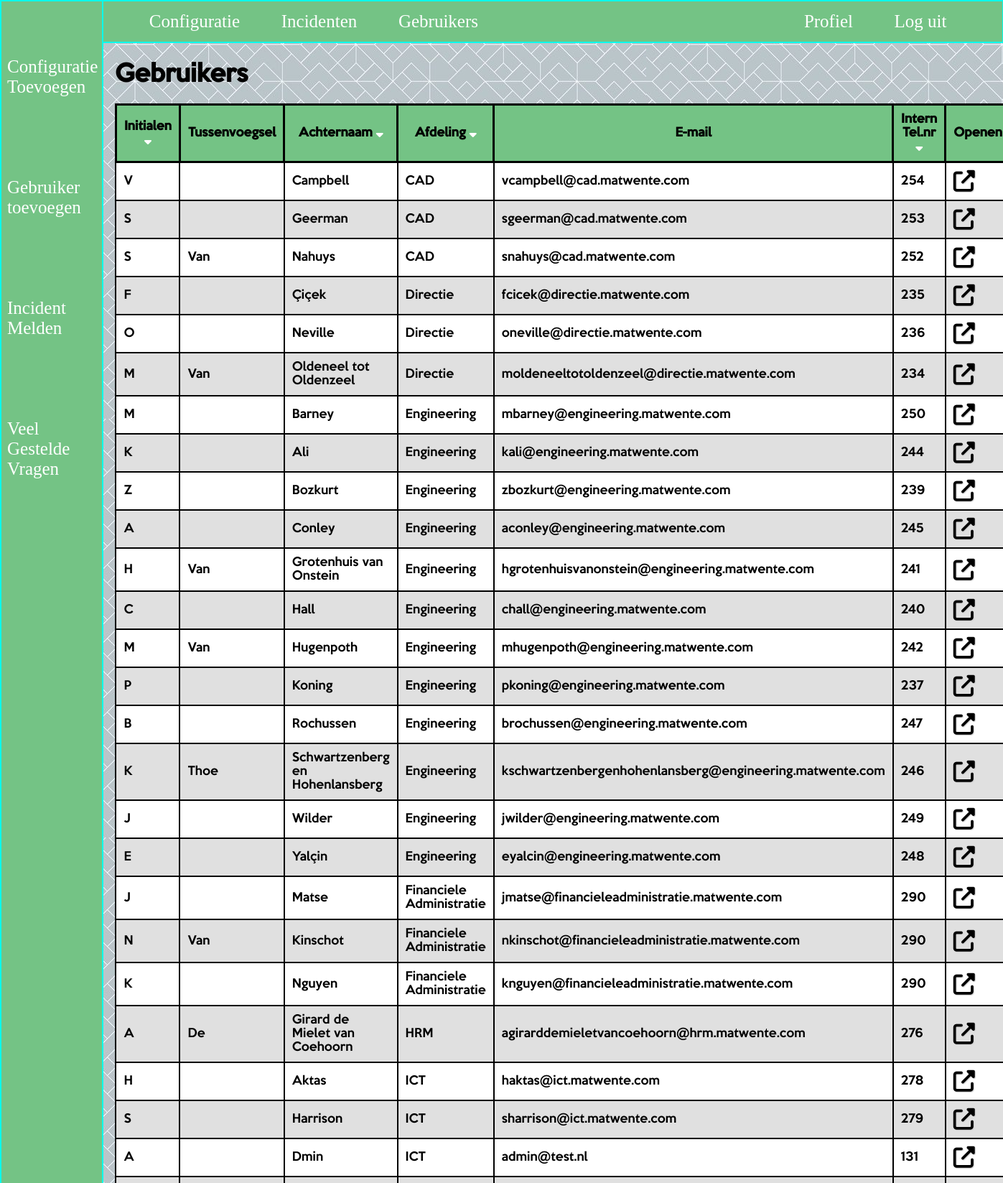
The page /php/gebruikers.php?sort=department (signed in, upper part) on the database its author committed.
### tables this page shows
CREATE TABLE `user` (
  `userID` int(11) NOT NULL,
  `initials` varchar(1) DEFAULT NULL,
  `surname` varchar(50) DEFAULT NULL,
  `middleName` varchar(50) DEFAULT NULL,
  `departmentID` int(11) DEFAULT NULL,
  `interncell` varchar(3) DEFAULT NULL,
  `sex` int(3) DEFAULT NULL,
  `email` varchar(80) DEFAULT NULL,
  `password` varchar(255) DEFAULT NULL,
  `userType` int(3) DEFAULT NULL
);

CREATE TABLE `departments` (
  `departmentID` int(11) NOT NULL,
  `departmentName` varchar(50) DEFAULT NULL,
  `location` int(3) DEFAULT NULL
);

### php/gebruikers.php (the view, shortened to what this page needs)
<?php
$data = $_SESSION['user'];
$servername = "localhost";
$username = "root";
$password = "";
$dbname = "twente";
$conn = mysqli_connect($servername, $username, $password, $dbname);
$sql = "SELECT user.userID, departments.departmentName, user.initials, user.surname, user.middleName, user.sex, user.interncell, user.email FROM user INNER JOIN departments ON user.departmentID = departments.departmentID";
if ($_GET['sort'] == 'initials')
{
    $sql .= " ORDER BY user.initials ASC";
}
elseif ($_GET['sort'] == 'surname')
{
    $sql .= " ORDER BY user.surname ASC";
}
elseif ($_GET['sort'] == 'department')
{
    $sql .= " ORDER BY departments.departmentName ASC";
}
elseif ($_GET['sort'] == 'interncell')
{
    $sql .= " ORDER BY user.interncell ASC";
}
$result = mysqli_query($conn,$sql);
?>
<!doctype html>
<html lang="nl">
<?php include('../include/header.php');?>
<body>
	<?php
if($data[6] == 2){
  include('../include/navigatiebeheerder.php');
}
elseif($data[6] == 3){
  include('../include/navigatiedirectie.php');
}
else{
  include('../include/navigatie.php');
}
?>
	<div class=table>
      <h1> Gebruikers </h1>
	<table class="gebruikers" name="gebruikers">
	<tr>
	  <th>Initialen<a href="gebruikers.php?sort=initials"><i class="fas fa-sort-down"></a></th>
		<th> Tussenvoegsel</th>
		<th> Achternaam <a href="gebruikers.php?sort=surname"><i class="fas fa-sort-down"></a></th>
	  <th> Afdeling <a href="gebruikers.php?sort=department"><i class="fas fa-sort-down"></a></th>
		<th> E-mail </th>
		<th> Intern Tel.nr<a href="gebruikers.php?sort=interncell"><i class="fas fa-sort-down"></a></th>
		<th> Openen </th>
	</tr>
	<?php
	if (mysqli_num_rows($result) > 1){
	  while($row = mysqli_fetch_assoc($result)){
	    echo "<tr><td>".$row["initials"]."</td>
			<td>".$row["middleName"]."</td>
	    <td>".$row["surname"]."</td>
	    <td>".$row["departmentName"]."</td>
			<td>".$row["email"]."</td>
			<td>".$row["interncell"]."</td>";
      if($data[6] == 2){
        echo"<td><a href='gebruikerdetailsbeheerder.php?userID=".$row["userID"]."'>"."<i class='fas fa-external-link-alt'></i>"."</td>
        </tr>";
      }
      else
      echo"
			<td><a href='gebruikerdetails.php?userID=".$row["userID"]."'>"."<i class='fas fa-external-link-alt'></i>"."</td>
			 </tr>";
	  }
	}
	else{
	  echo "Error";
	}
	?>
</table>
</div>
	</body>
</html>

### css/style.css (style rules this page uses)
html { font-family:KeepCalm; height:100%; width:100%; background:#f9f9f9; background-image: url("background.jpg"); }
div.table { margin-left:11%; margin-bottom: 5%; padding-top: 4%; }
table.gebruikers { border: 1px solid black; color: black; width: 100%; border-collapse: collapse; }
th { border: 3px solid black; padding: 10px; background-color:#74c385; }
td { border: 2px solid black; padding: 10px; }
tr:nth-child(even) { background: #ffffff; font-weight:none; }
tr:nth-child(odd) { background: #e0e0e0; font-weight:none; }
i.fas.fa-external-link-alt { color: black; text-shadow: 1px 1px 1px #ccc; font-size: 30px; text-align: center; }
i.fas.fa-sort-down { color:white; }
a:link { color: blue; }

### rows shown on the page
user: initials "V", surname "Campbell", departmentID.departmentName "CAD", email "vcampbell@cad.matwente.com", interncell "254"
user: initials "S", surname "Geerman", departmentID.departmentName "CAD", email "sgeerman@cad.matwente.com", interncell "253"
user: initials "S", middleName "Van", surname "Nahuys", departmentID.departmentName "CAD", email "snahuys@cad.matwente.com", interncell "252"
user: initials "F", surname "Çiçek", departmentID.departmentName "Directie", email "fcicek@directie.matwente.com", interncell "235"
user: initials "O", surname "Neville", departmentID.departmentName "Directie", email "oneville@directie.matwente.com", interncell "236"
user: initials "M", middleName "Van", surname "Oldeneel tot Oldenzeel", departmentID.departmentName "Directie", email "moldeneeltotoldenzeel@directie.matwente.com", interncell "234"
user: initials "M", surname "Barney", departmentID.departmentName "Engineering", email "mbarney@engineering.matwente.com", interncell "250"
user: initials "K", surname "Ali", departmentID.departmentName "Engineering", email "kali@engineering.matwente.com", interncell "244"
user: initials "Z", surname "Bozkurt", departmentID.departmentName "Engineering", email "zbozkurt@engineering.matwente.com", interncell "239"
user: initials "A", surname "Conley", departmentID.departmentName "Engineering", email "aconley@engineering.matwente.com", interncell "245"
user: initials "H", middleName "Van", surname "Grotenhuis van Onstein", departmentID.departmentName "Engineering", email "hgrotenhuisvanonstein@engineering.matwente.com", interncell "241"
user: initials "C", surname "Hall", departmentID.departmentName "Engineering", email "chall@engineering.matwente.com", interncell "240"
user: initials "M", middleName "Van", surname "Hugenpoth", departmentID.departmentName "Engineering", email "mhugenpoth@engineering.matwente.com", interncell "242"
user: initials "P", surname "Koning", departmentID.departmentName "Engineering", email "pkoning@engineering.matwente.com", interncell "237"
user: initials "B", surname "Rochussen", departmentID.departmentName "Engineering", email "brochussen@engineering.matwente.com", interncell "247"
user: initials "K", middleName "Thoe", surname "Schwartzenberg en Hohenlansberg", departmentID.departmentName "Engineering", email "kschwartzenbergenhohenlansberg@engineering.matwente.com", interncell "246"
user: initials "J", surname "Wilder", departmentID.departmentName "Engineering", email "jwilder@engineering.matwente.com", interncell "249"
user: initials "E", surname "Yalçin", departmentID.departmentName "Engineering", email "eyalcin@engineering.matwente.com", interncell "248"
user: initials "J", surname "Matse", departmentID.departmentName "Financiele Administratie", email "jmatse@financieleadministratie.matwente.com", interncell "290"
user: initials "N", middleName "Van", surname "Kinschot", departmentID.departmentName "Financiele Administratie", email "nkinschot@financieleadministratie.matwente.com", interncell "290"
user: initials "K", surname "Nguyen", departmentID.departmentName "Financiele Administratie", email "knguyen@financieleadministratie.matwente.com", interncell "290"
user: initials "A", middleName "De", surname "Girard de Mielet van Coehoorn", departmentID.departmentName "HRM", email "agirarddemieletvancoehoorn@hrm.matwente.com", interncell "276"
user: initials "H", surname "Aktas", departmentID.departmentName "ICT", email "haktas@ict.matwente.com", interncell "278"
user: initials "S", surname "Harrison", departmentID.departmentName "ICT", email "sharrison@ict.matwente.com", interncell "279"
user: initials "A", surname "Dmin", departmentID.departmentName "ICT", email "admin@test.nl", interncell "131"
